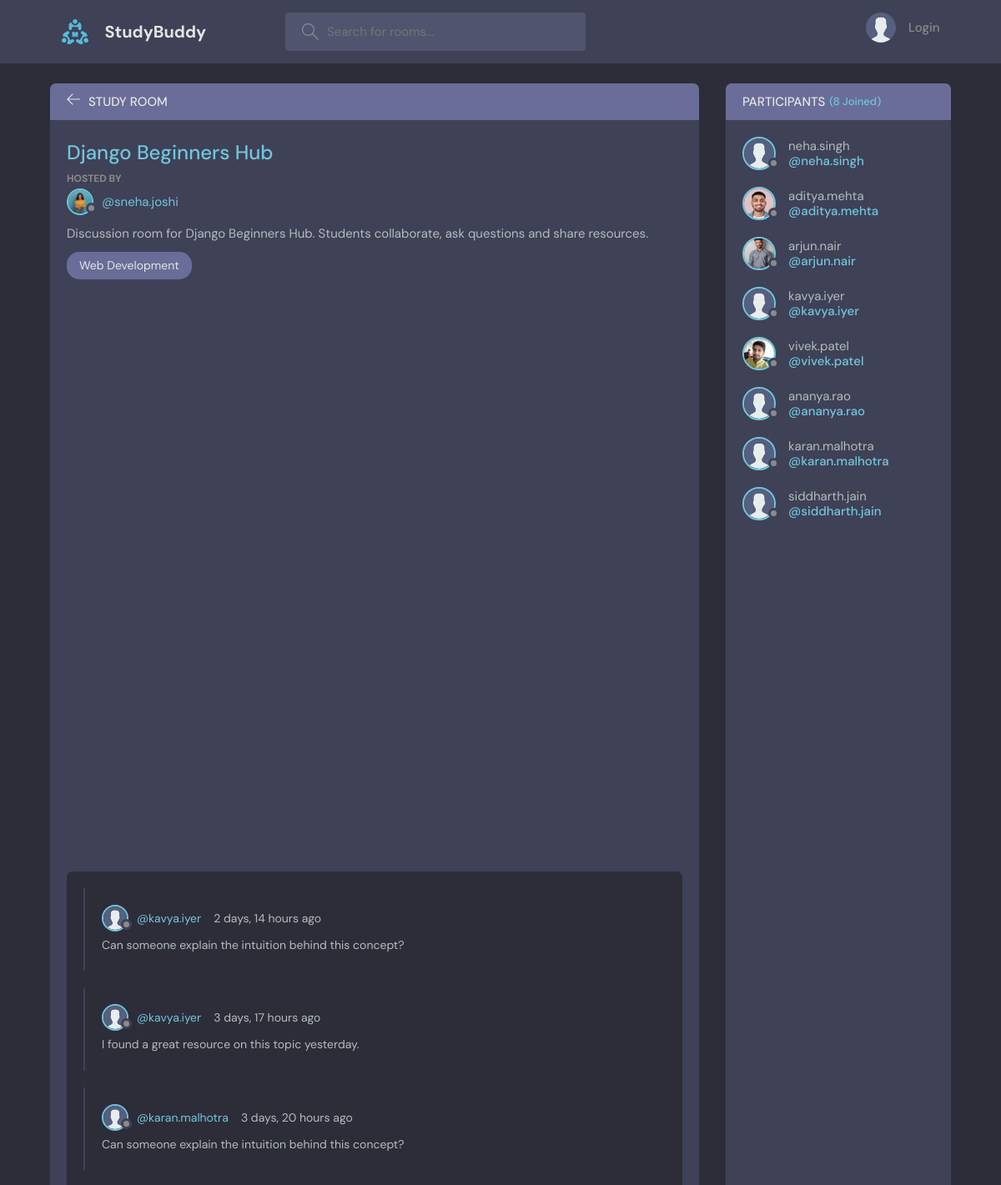
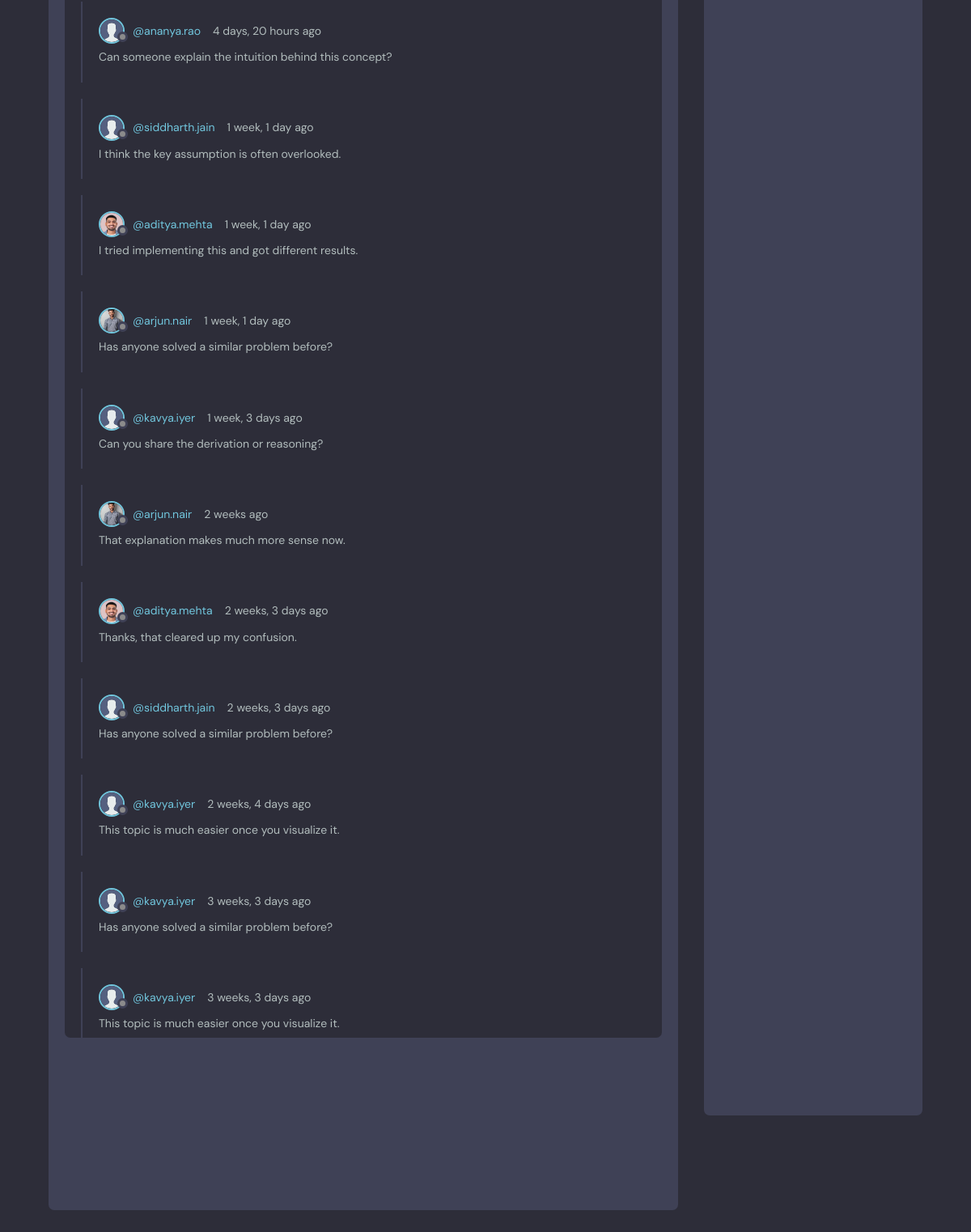
Screenshot of /room/62 with the database file from the repository (2 pictures, top to bottom).
### base/models.py (models this page shows, shortened)
class Room(models.Model):
    host = models.ForeignKey(User, on_delete=models.SET_NULL, null = True)
    topic = models.ForeignKey(Topic, on_delete=models.SET_NULL, null = True)
    name = models.CharField(max_length = 200)
    description = models.TextField(null = True, blank = True)
    participants = models.ManyToManyField(User, related_name='participants', blank = True)
    create = models.DateTimeField(auto_now_add=True)
    update = models.DateTimeField(auto_now=True)
    class Meta:
        ordering = ["-update", "-create"]

class User(AbstractUser):
    name = models.CharField(max_length = 200, null = True)
    email = models.EmailField(unique = True, null = True)
    bio = models.TextField(null = True)
    avatar = models.ImageField(null = True, default = "avatar.svg")
    USERNAME_FIELD = 'email'
    REQUIRED_FIELDS = []

class Topic(models.Model):
    name = models.CharField(max_length=200)

class Message(models.Model):
    user = models.ForeignKey(User, on_delete=models.CASCADE)
    room = models.ForeignKey(Room, on_delete=models.CASCADE)
    body = models.TextField()
    create = models.DateTimeField(auto_now_add=True)
    update = models.DateTimeField(auto_now=True)
    class Meta:
        ordering = ["-update", "-create"]

### base/views.py (the view, shortened to what this page needs)
# urls.py: path('room/<str:pk>', views.room_page, name = "room page"),
def room_page(request, pk):
    our_room = Room.objects.get(id = pk)
    participants = our_room.participants.all()
    comments = our_room.message_set.all()
    context = {'room': our_room, 'comments': comments, 'participants': participants}
    return render(request, 'base/room.html', context)

### base/templates/base/room.html (shortened to what this page needs)
{% extends 'main.html' %} {% block content %}
<main class="profile-page layout layout--2">
  <div class="container">
    <div class="room">
      <div class="room__top">
        <div class="room__topLeft">
          <a href="{% url 'home page' %}">
            <svg
              version="1.1"
              xmlns="http://www.w3.org/2000/svg"
              width="32"
              height="32"
              viewBox="0 0 32 32"
            >
              <title>arrow-left</title>
              <path
                d="M13.723 2.286l-13.723 13.714 13.719 13.714 1.616-1.611-10.96-10.96h27.625v-2.286h-27.625l10.965-10.965-1.616-1.607z"
              ></path>
            </svg>
          </a>
          <h3>Study Room</h3>
        </div>
      </div>
      <div class="room__box scroll">
        <div class="room__header scroll">
          <div class="room__info">
            <h3>{{room.name}}</h3>
          </div>
          <div class="room__hosted">
            <p>Hosted By</p>
            <a
              href="{% url 'user-profile' room.host.id %}"
              class="room__author"
            >
              <div class="avatar avatar--small">
                <img src="{{room.host.avatar.url}}" />
              </div>
              <span>@{{room.host.username}}</span>
            </a>
          </div>
          <div class="room__details">{{room.description}}</div>
          <span class="room__topics">{{room.topic.name}}</span>
        </div>
        <div class="room__conversation">
          <div class="threads scroll">
            {% for comment in comments %}
            <div class="thread">
              <div class="thread__top">
                <div class="thread__author">
                  <a
                    href="{% url 'user-profile' comment.user.id %}"
                    class="thread__authorInfo"
                  >
                    <div class="avatar avatar--small">
                      <img src="{{comment.user.avatar.url}}" />
                    </div>
                    <span>@{{comment.user.username}}</span>
                  </a>
                  <span class="thread__date"
                    >{{comment.create|timesince}} ago</span
                  >
                </div>
              </div>
              <div class="thread__details">{{comment.body}}</div>
            </div>
            {% endfor %}
          </div>
        </div>
      </div>
      <div class="room__message">
      </div>
    </div>
    <div class="participants">
      <h3 class="participants__top">
        Participants <span>({{participants.count}} Joined)</span>
      </h3>
      <div class="participants__list scroll">
        {% for participant in participants %}
        <a href="{% url 'user-profile' participant.id %}" class="participant">
          <div class="avatar avatar--medium">
            <img src="{{participant.avatar.url}}" />
          </div>
          <p>
            {{participant.username}}
            <span>@{{participant.username}}</span>
          </p>
        </a>
        {% endfor %}
      </div>
    </div>
  </div>
</main>
{% endblock %}

### templates/main.html (shortened to what this page needs)
<!doctype html>
{% load static %}
<html lang="en">
  <head>
    <link rel="stylesheet" href="{% static 'styles/style.css' %}" />
  </head>
  <body>
    {% include 'navbar.html' %}  {% block content %} {% endblock %}
  </body>
</html>

### templates/navbar.html (shortened to what this page needs)
{% load static %}
<header class="header header--loggedIn">
  <div class="container">
    <a href="{% url 'home page' %}" class="header__logo">
      <img src="{% static 'images/logo.svg' %}" />
      <h1>StudyBuddy</h1>
    </a>
    <form class="header__search" method="GET" action="{% url 'home page' %}">
      <label>
        <input name="q" placeholder="Search for rooms..." />
      </label>
    </form>
    <nav class="header__menu">
      {% if request.user.is_authenticated %}
      <div class="header__user">
        <a href="{% url 'user-profile' request.user.id %}">
          <div class="avatar avatar--medium active">
            <img src="{{request.user.avatar.url}}" />
          </div>
          <p>
            {{request.user.username}} <span>@{{request.user.username}}</span>
          </p>
        </a>
        <button class="dropdown-button">
          <svg
            version="1.1"
            xmlns="http://www.w3.org/2000/svg"
            width="32"
            height="32"
            viewBox="0 0 32 32"
          >
            <title>chevron-down</title>
            <path d="M16 21l-13-13h-3l16 16 16-16h-3l-13 13z"></path>
          </svg>
        </button>
      </div>
      <div class="dropdown-menu">
        <a href="{% url 'update-user' %}" class="dropdown-link"
          ><svg
            version="1.1"
            xmlns="http://www.w3.org/2000/svg"
            width="32"
            height="32"
            viewBox="0 0 32 32"
          >
            <title>tools</title>
            <path
              d="M27.465 32c-1.211 0-2.35-0.471-3.207-1.328l-9.392-9.391c-2.369 0.898-4.898 0.951-7.355 0.15-3.274-1.074-5.869-3.67-6.943-6.942-0.879-2.682-0.734-5.45 0.419-8.004 0.135-0.299 0.408-0.512 0.731-0.572 0.32-0.051 0.654 0.045 0.887 0.277l5.394 5.395 3.586-3.586-5.394-5.395c-0.232-0.232-0.336-0.564-0.276-0.887s0.272-0.596 0.572-0.732c2.552-1.152 5.318-1.295 8.001-0.418 3.274 1.074 5.869 3.67 6.943 6.942 0.806 2.457 0.752 4.987-0.15 7.358l9.392 9.391c0.844 0.842 1.328 2.012 1.328 3.207-0 2.5-2.034 4.535-4.535 4.535zM15.101 19.102c0.26 0 0.516 0.102 0.707 0.293l9.864 9.863c0.479 0.479 1.116 0.742 1.793 0.742 1.398 0 2.535-1.137 2.535-2.535 0-0.668-0.27-1.322-0.742-1.793l-9.864-9.863c-0.294-0.295-0.376-0.74-0.204-1.119 0.943-2.090 1.061-4.357 0.341-6.555-0.863-2.631-3.034-4.801-5.665-5.666-1.713-0.561-3.468-0.609-5.145-0.164l4.986 4.988c0.391 0.391 0.391 1.023 0 1.414l-5 5c-0.188 0.188-0.441 0.293-0.707 0.293s-0.52-0.105-0.707-0.293l-4.987-4.988c-0.45 1.682-0.397 3.436 0.164 5.146 0.863 2.631 3.034 4.801 5.665 5.666 2.2 0.721 4.466 0.604 6.555-0.342 0.132-0.059 0.271-0.088 0.411-0.088z"
            ></path>
          </svg>
          Settings</a
        >
        <a href="{% url 'logout' %}" class="dropdown-link"
          ><svg
            version="1.1"
            xmlns="http://www.w3.org/2000/svg"
            width="32"
            height="32"
            viewBox="0 0 32 32"
          >
            <title>sign-out</title>
            <path
              d="M3 0h22c0.553 0 1 0 1 0.553l-0 3.447h-2v-2h-20v28h20v-2h2l0 3.447c0 0.553-0.447 0.553-1 0.553h-22c-0.553 0-1-0.447-1-1v-30c0-0.553 0.447-1 1-1z"
            ></path>
            <path
              d="M21.879 21.293l1.414 1.414 6.707-6.707-6.707-6.707-1.414 1.414 4.293 4.293h-14.172v2h14.172l-4.293 4.293z"
            ></path>
          </svg>
          Logout</a
        >
      </div>
      {% else %}
      <a href="{% url 'login' %}">
        <img src="{% static 'images/avatar.svg' %}" />
        <p>Login</p>
      </a>
      {% endif %}
    </nav>
  </div>
</header>

### rows the page displays
Room: name "Django Beginners Hub", host.avatar (picture), host.username "sneha.joshi", description "Discussion room for Django Beginners Hub. Students collaborate, ask questions and share resources.", topic.name "Web Development"
Message: user.avatar (placeholder picture), user.username "kavya.iyer", create "2 days, 14 hours", body "Can someone explain the intuition behind this concept?"
Message: user.avatar (placeholder picture), user.username "kavya.iyer", create "3 days, 17 hours", body "I found a great resource on this topic yesterday."
Message: user.avatar (placeholder picture), user.username "karan.malhotra", create "3 days, 20 hours", body "Can someone explain the intuition behind this concept?"
Message: user.avatar (placeholder picture), user.username "ananya.rao", create "4 days, 20 hours", body "Can someone explain the intuition behind this concept?"
Message: user.avatar (placeholder picture), user.username "siddharth.jain", create "1 week, 1 day", body "I think the key assumption is often overlooked."
Message: user.avatar (picture), user.username "aditya.mehta", create "1 week, 1 day", body "I tried implementing this and got different results."
Message: user.avatar (picture), user.username "arjun.nair", create "1 week, 1 day", body "Has anyone solved a similar problem before?"
Message: user.avatar (placeholder picture), user.username "kavya.iyer", create "1 week, 3 days", body "Can you share the derivation or reasoning?"
Message: user.avatar (picture), user.username "arjun.nair", create "2 weeks", body "That explanation makes much more sense now."
Message: user.avatar (picture), user.username "aditya.mehta", create "2 weeks, 3 days", body "Thanks, that cleared up my confusion."
Message: user.avatar (placeholder picture), user.username "siddharth.jain", create "2 weeks, 3 days", body "Has anyone solved a similar problem before?"
Message: user.avatar (placeholder picture), user.username "kavya.iyer", create "2 weeks, 4 days", body "This topic is much easier once you visualize it."
Message: user.avatar (placeholder picture), user.username "kavya.iyer", create "3 weeks, 3 days", body "Has anyone solved a similar problem before?"
Message: user.avatar (placeholder picture), user.username "kavya.iyer", create "3 weeks, 3 days", body "This topic is much easier once you visualize it."
User: avatar (placeholder picture), username "neha.singh"
User: avatar (picture), username "aditya.mehta"
User: avatar (picture), username "arjun.nair"
User: avatar (placeholder picture), username "kavya.iyer"
User: avatar (picture), username "vivek.patel"
User: avatar (placeholder picture), username "ananya.rao"
User: avatar (placeholder picture), username "karan.malhotra"
User: avatar (placeholder picture), username "siddharth.jain"

### other values shown
{{ participants.count }} "8"
